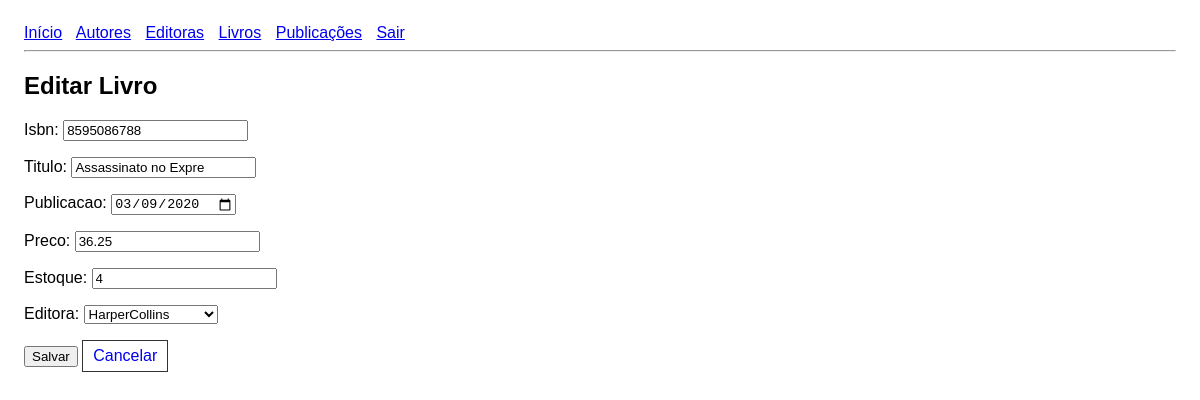
Page /edu/livros/2/editar/ (signed in) on the committed database.
### edu/models.py (models this page shows, shortened)
class Livro(models.Model):
    id = models.AutoField(primary_key=True)
    isbn = models.CharField(max_length=13, unique=True, null=False, blank=False)
    titulo = models.CharField(max_length=20, null=False, blank=False)
    publicacao = models.DateField(null=False, blank=False)
    preco = models.DecimalField(max_digits=6, decimal_places=2, null=False, blank=False)
    estoque = models.IntegerField(null=False, blank=False)
    editora = models.ForeignKey(Editora, on_delete=models.CASCADE)

### edu/views.py (the view)
# urls.py: path("livros/<int:pk>/editar/", views.livro_update, name="livro_update"),
@login_required
def livro_update(request, pk):
    livro = get_object_or_404(Livro, pk=pk)
    form = LivroForm(request.POST or None, instance=livro)
    if request.method == "POST" and form.is_valid():
        form.save()
        messages.success(request, "Livro atualizado com sucesso.")
        return redirect("livro_list")
    return render(request, "edu/livro/form.html", {"form": form, "titulo": "Editar Livro"})

### edu/forms.py
class LivroForm(forms.ModelForm):
    class Meta:
        model = Livro
        fields = ["isbn", "titulo", "publicacao", "preco", "estoque", "editora"]
        widgets = {
            "publicacao": forms.DateInput(attrs={"type": "date"}),
        }

### edu/models.py (called while the page is built)
    def __str__(self):
        return self.nome

### edu/templates/edu/livro/form.html (shortened to what this page needs)
{% extends "edu/base.html" %}
{% block content %}
<h2>{{ titulo }}</h2>
<form method="post">
    {{ form.as_p }}
    <button type="submit">Salvar</button>
    <a class="btn" href="{% url 'livro_list' %}">Cancelar</a>
</form>
{% endblock %}

### edu/templates/edu/base.html (style rules this page uses)
body { font-family: Arial, sans-serif; margin: 24px; }
.btn { display: inline-block; padding: 6px 10px; border: 1px solid #333; text-decoration: none; margin-right: 6px; }

### rows in the picture
Livro: isbn "8595086788", titulo "Assassinato no Expre", publicacao "03/09/2020", preco "36.25", estoque "4", editora "HarperCollins"

### other values in the picture
{{ titulo }} "Editar Livro"
